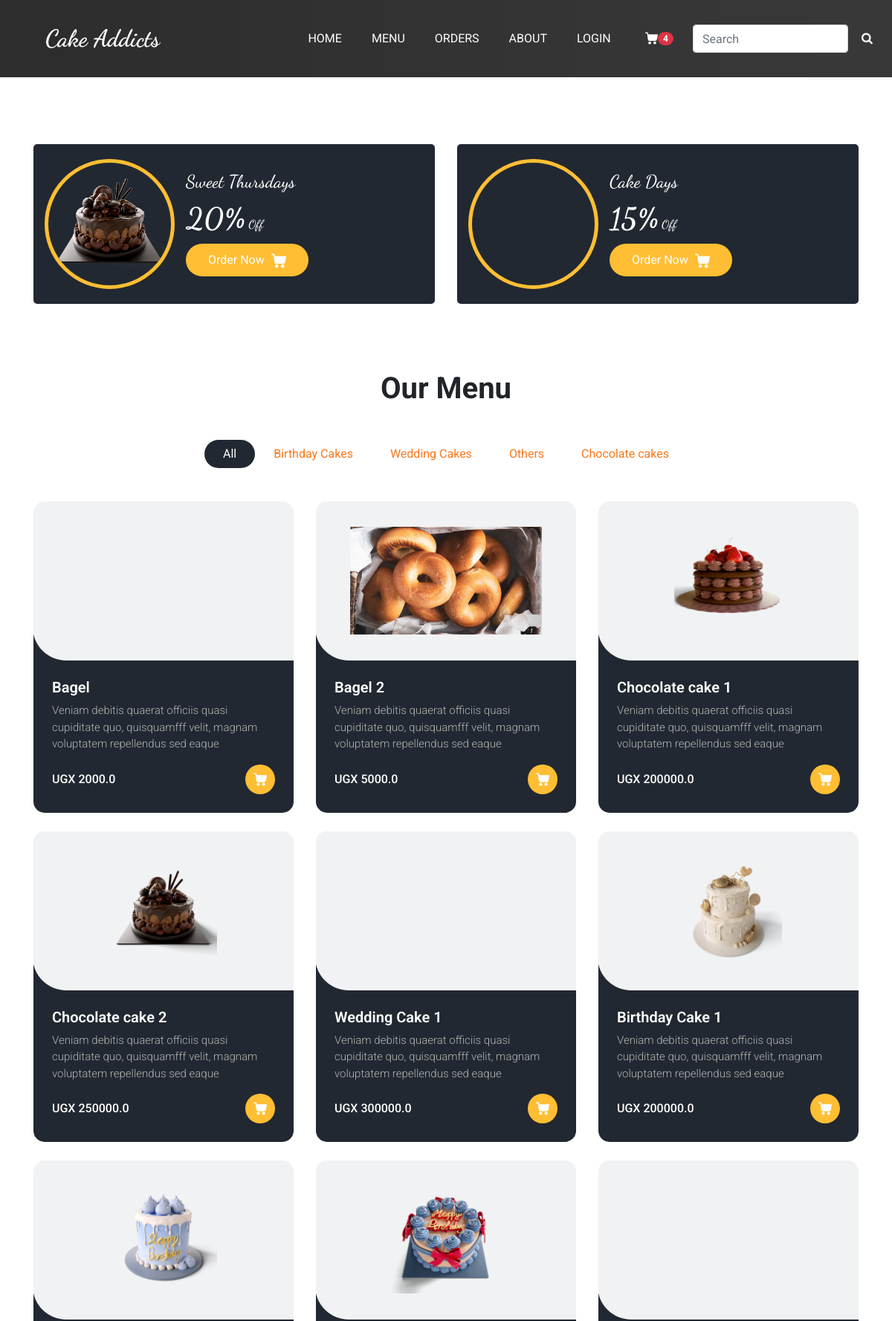
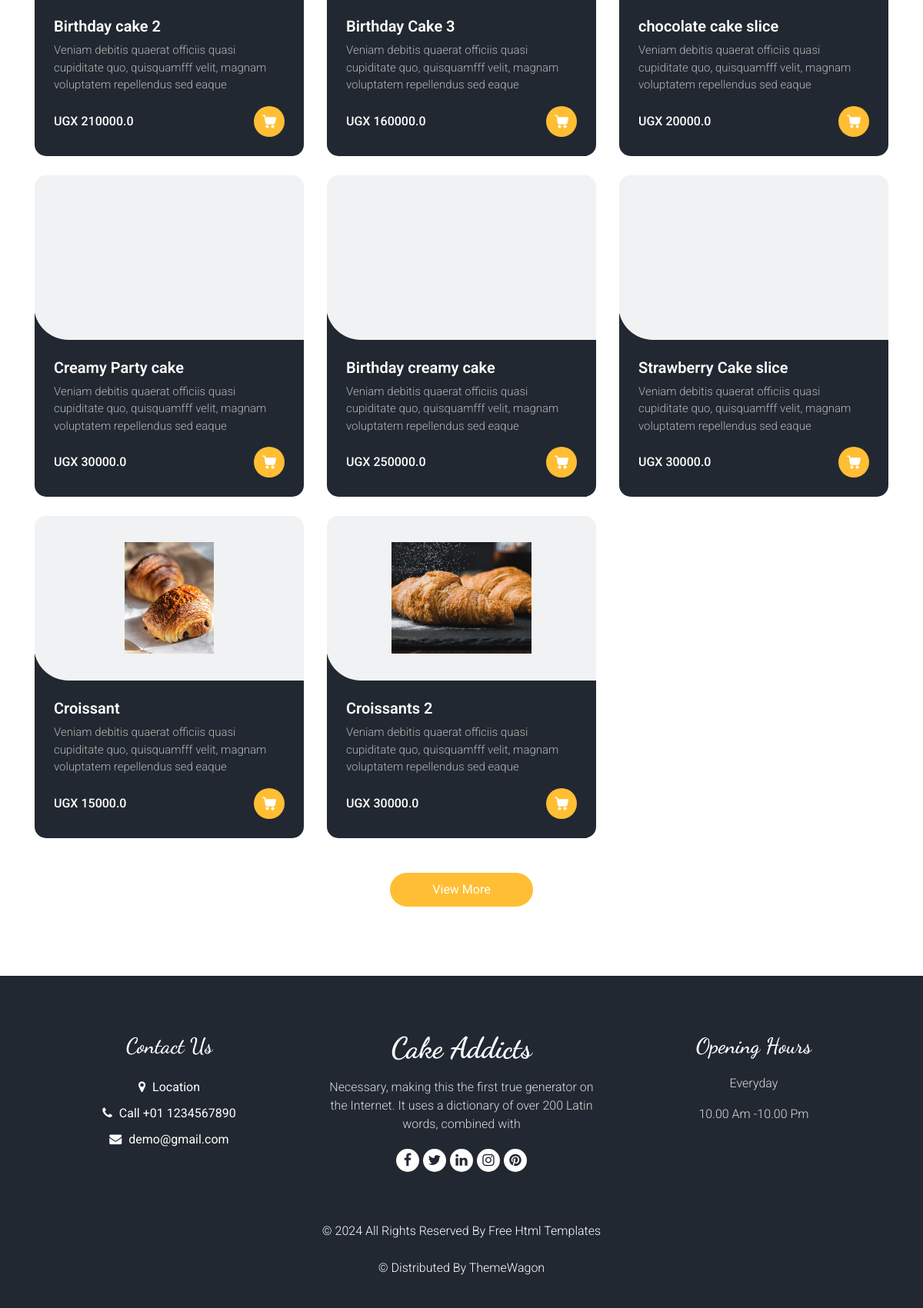
The app's page /menu/ with its own data (2 pictures, top to bottom).
### cakestore/models.py (models this page shows, shortened)
class Category(models.Model):
    name = models.CharField(max_length=100)

class Item(models.Model):
    category = models.ForeignKey(Category, on_delete=models.SET_NULL, null=True)
    name = models.CharField(max_length=100)
    price = models.FloatField()
    description = models.TextField(null=True, blank=True)
    image = models.ImageField(null=True, blank=True)
    updated = models.DateTimeField(auto_now=True)
    created = models.DateTimeField(auto_now_add=True)

### cakestore/views.py (the view)
# urls.py: path('menu/', views.showMenu, name = 'menu'),
def showMenu(request):
	item = Item.objects.all()
	cart = Cart.objects.all()
	quantity = Cart.objects.all().aggregate(Sum('quantity'))
	post_quantity = quantity['quantity__sum']
	categoryList = Category.objects.all()
	context = { 'items': item, 'categories': categoryList , 'cart': cart , 'quantity': post_quantity }
	return render (request, 'cakestore/menu.html', context)

### cakestore/templates/cakestore/menu.html (shortened to what this page needs)
{% extends 'cakestore/main.html' %} {%load static%}
{%block content%}
  <section class="offer_section layout_padding-bottom">
    <div class="offer_container">
      <div class="container ">
        <div class="row">
          <div class="col-md-6  ">
            <div class="box ">
              <div class="img-box">
                <img src="{% static 'cakestore/images/product-3.png' %}" alt="">
              </div>
              <div class="detail-box">
                <h5>
                  Sweet Thursdays
                </h5>
                <h6>
                  <span>20%</span> Off
                </h6>
                <a href="">
                  Order Now
                </a>
              </div>
            </div>
          </div>
          <div class="col-md-6  ">
            <div class="box ">
              <div class="img-box">
              </div>
              <div class="detail-box">
                <h5>
                  Cake Days
                </h5>
                <h6>
                  <span>15%</span> Off
                </h6>
                <a href="">
                  Order Now
                </a>
              </div>
            </div>
          </div>
        </div>
      </div>
    </div>
  </section>
  <section id= "menu" class="food_section layout_padding-bottom">
    <div class="container">
      <div class="heading_container heading_center">
        <h2>
          Our Menu
        </h2>
      </div>
    <ul class="filters_menu">
      <a href="{% url 'menu' %}"><li class="active" data-filter="*">All</li></a>
      {% for category in categories %}
      <a href="{% url 'menuByCategory' category.name %}"><li data-filter=".Cakes">{{category.name}}</li></a>
      {% endfor %}
    </ul>
      <div class="filters-content">
        <div class="row grid">
 {% for item in items %}
          <div class="col-sm-6 col-lg-4 all Cake">
            <div class="box">
              <div>
                <div class="img-box">
                  <img src="{{item.image.url}}" alt="">
                </div>
                <div class="detail-box">
                  <h5> {{ item.name }}</h5>
                  <p>
                    Veniam debitis quaerat officiis quasi cupiditate quo, quisquamfff
                    velit, magnam voluptatem repellendus sed eaque
                  </p>
                  <div class="options">
                    <h6>UGX {{ item.price }}</h6>
                    <a href="{% url 'addCart' item.id %}">
                    </a>
                  </div>
                </div>
              </div>
            </div>
          </div>
          {% endfor %}
        </div>
      </div>
      <div class="btn-box">
        <a href="">
          View More
        </a>
      </div>
    </div>
  </section>
{%endblock content%}

### cakestore/templates/cakestore/main.html (shortened to what this page needs)
{% load static %}
<!DOCTYPE html>
<html>
  <head>
    <link
      rel="stylesheet"
      type="text/css"
      href="{% static 'cakestore/css/bootstrap.css' %}"
    />
    <link
      rel="stylesheet"
      type="text/css"
      href="https://cdnjs.cloudflare.com/ajax/libs/OwlCarousel2/2.3.4/assets/owl.carousel.min.css"
    />
    <link
      rel="stylesheet"
      href="https://cdnjs.cloudflare.com/ajax/libs/jquery-nice-select/1.1.0/css/nice-select.min.css"
    />
    <link
      href="{% static 'cakestore/css/font-awesome.min.css' %}"
      rel="stylesheet"
    />
    <link href="{% static 'cakestore/css/style.css' %}" rel="stylesheet" />
    <link href="{% static 'cakestore/css/responsive.css' %}" rel="stylesheet" />
    <link
      rel="stylesheet"
      href="{% static  'cakestore/login/fonts/icomoon/style.css' %}"
    />
    <link
      rel="stylesheet"
      href="{% static  'cakestore/login/css/owl.carousel.min.css' %}"
    />
    <link
      rel="stylesheet"
      href="{% static  'cakestore/login/css/bootstrap.min.css' %}"
    />
    <link rel="stylesheet" href="{% static  'cakestore/login/css/style.css' %}" />
  </head>
  <body class="sub_page">
    {% include 'cakestore/navBar.html'%}
     {% block content%}
     {% endblock %}
    <footer class="footer_section">
      <div class="container">
        <div class="row">
          <div class="col-md-4 footer-col">
            <div class="footer_contact">
              <h4>Contact Us</h4>
              <div class="contact_link_box">
                <a href="">
                  <i class="fa fa-map-marker" aria-hidden="true"></i>
                  <span> Location </span>
                </a>
                <a href="">
                  <i class="fa fa-phone" aria-hidden="true"></i>
                  <span> Call +01 1234567890 </span>
                </a>
                <a href="">
                  <i class="fa fa-envelope" aria-hidden="true"></i>
                  <span> demo@gmail.com </span>
                </a>
              </div>
            </div>
          </div>
          <div class="col-md-4 footer-col">
            <div class="footer_detail">
              <a href="" class="footer-logo" style= 'font-style:newtimes'> Cake Addicts </a>
              <p>
                Necessary, making this the first true generator on the Internet.
                It uses a dictionary of over 200 Latin words, combined with
              </p>
              <div class="footer_social">
                <a href="">
                  <i class="fa fa-facebook" aria-hidden="true"></i>
                </a>
                <a href="">
                  <i class="fa fa-twitter" aria-hidden="true"></i>
                </a>
                <a href="">
                  <i class="fa fa-linkedin" aria-hidden="true"></i>
                </a>
                <a href="">
                  <i class="fa fa-instagram" aria-hidden="true"></i>
                </a>
                <a href="">
                  <i class="fa fa-pinterest" aria-hidden="true"></i>
                </a>
              </div>
            </div>
          </div>
          <div class="col-md-4 footer-col">
            <h4>Opening Hours</h4>
            <p>Everyday</p>
            <p>10.00 Am -10.00 Pm</p>
          </div>
        </div>
        <div class="footer-info">
          <p>
            &copy; <span id="displayYear"></span> All Rights Reserved By
            <a href="https://html.design/">Free Html Templates</a><br /><br />
            &copy;  Distributed By
            <a href="https://themewagon.com/" target="_blank">ThemeWagon</a>
          </p>
        </div>
      </div>
    </footer>
  </body>
</html>

### cakestore/templates/cakestore/navBar.html (shortened to what this page needs)
  {%load static%}
  <div class="hero_area">
    <div class="bg-box">
      <img src="{% static 'cakestore/images/hero-bg-cake.png' %}" alt="">
    </div>
  <header class="header_section">
    <div class="container">
      <nav class="navbar navbar-expand-lg custom_nav-container ">
        <a class="navbar-brand"   href="{% url 'home' %}">
          <span>
Cake Addicts
          </span>
        </a>
        <div class=" navbar-collapse collapse"  style="" id="navbarSupportedContent">
          <ul class="navbar-nav  mx-auto ">
            <li class="nav-item">
              <a class="nav-link" href="{% url 'home' %}">Home </a>
            </li>
            <li class="nav-item">
              <a class="nav-link" href="{% url 'menu' %}">Menu</a>
            </li>
            <li class="nav-item">
              <a class="nav-link" href="{% url 'orders' %}">Orders</a>
            </li>
            <li class="nav-item">
              <a class="nav-link"  href="{% url 'about' %}">About</a>
            </li>
            {% if request.user.is_authenticated %}
            <li class="nav-item">
              <a class="nav-link"  href="{% url 'logout' %}">Logout</a>
            </li>
            {% else %}
            <li class="nav-item">
              <a class="nav-link"  href="{% url 'login' %}">Login</a>
            </li>
            {% endif %}
          </ul>
          <div class="user_option">
            <a class="cart_link nav-link" href="{% url 'Cart'%}">
              <span class="badge badge-pill badge-danger">{{quantity}}</span>
            </a>
            <form class="form-inline" action="{% url 'search_item' %}" method="GET">
              <span style="display: flex; flex-direction:row;">
              <input class="form-control mr-sm-2" type="search" placeholder="Search" aria-label="Search" name="search-text">
              <button class="btn  my-2 my-sm-0 nav_search-btn" type="submit">
                <i class="fa fa-search" aria-hidden="true"></i>
              </button>
              </span>
            </form>
          </div>
        </div>
      </nav>
    </div>
  </header>
</div>

### cakestore/static/cakestore/css/responsive.css (style rules this page uses)
@media (min-width: 1200px) { .container { max-width: 1170px; } }

### cakestore/static/cakestore/login/css/style.css (style rules this page uses)
body { font-family: "Roboto", sans-serif; background-color: #fff; }
p { color: #b3b3b3; font-weight: 300; }
h1, h2, h3, h4, h5, h6, .h1, .h2, .h3, .h4, .h5, .h6 { font-family: "Roboto", sans-serif; }
a { -webkit-transition: .3s all ease; -o-transition: .3s all ease; transition: .3s all ease; }
h2 { font-size: 20px; }

### records on screen
Category: name "Birthday Cakes"
Category: name "Wedding Cakes"
Category: name "Others"
Category: name "Chocolate cakes"
Item: name "Bagel", price "2000.0"
Item: image (picture), name "Bagel 2", price "5000.0"
Item: image (picture), name "Chocolate cake 1", price "200000.0"
Item: image (picture), name "Chocolate cake 2", price "250000.0"
Item: name "Wedding Cake 1", price "300000.0"
Item: image (picture), name "Birthday Cake 1", price "200000.0"
Item: image (picture), name "Birthday cake 2", price "210000.0"
Item: image (picture), name "Birthday Cake 3", price "160000.0"
Item: name "chocolate cake slice", price "20000.0"
Item: name "Creamy Party cake", price "30000.0"
Item: name "Birthday creamy cake", price "250000.0"
Item: name "Strawberry Cake slice", price "30000.0"
Item: image (picture), name "Croissant", price "15000.0"
Item: image (picture), name "Croissants 2", price "30000.0"

### other values on screen
{{ quantity }} "4"
